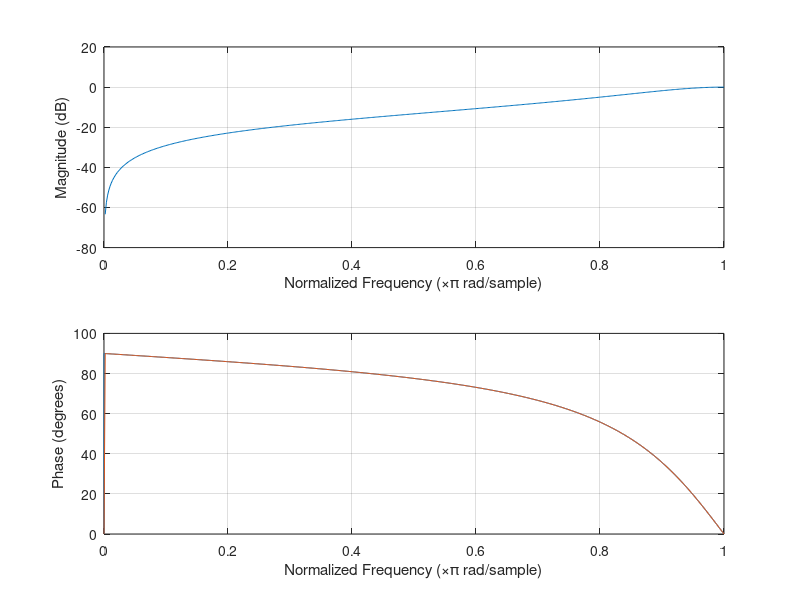

Write the MATLAB code that produced this figure.
% 
%  File    :   mainIIR_hp_bp_bs
% 
% Author1: Samuel Dupont
% Date:    November 2016 
%   
%  Description :  Explore IIR filtering for high pass departing from analitical
%                   formulation in order to produce the filter coefficients.
%                   It departs from the analog coefficient, then using the
%                   bilinear transform it produces the digital numbers;
%                   Contrary to MainIIR.m it use a straight Biquad
%                   implementation
%                 
%
%  Reference : 
%                 https://github.com/ruohoruotsi/Butterworth-Filter-Design/blob/master/Butterworth.cpp
%                 http://www.musicdsp.org/files/Audio-EQ-Cookbook.txt
%                 https://en.wikipedia.org/wiki/Butterworth_filter
%                 https://en.wikipedia.org/wiki/Bilinear_transform
    clear variables; close all; clc

    %% Define the various constant of the filter
    c.FS = 44100;
    c.TS = 1/c.FS;
    c.NY = c.FS/2;
    
    % Filt property
    c.FC = 19000;%c.NY/2;%cut off freq
    c.ORDER = 1;
    v.k = (1:c.ORDER).';% vector 1,2...order of the filter
    
    %warp filter
    c.WC= 2/c.TS * tan( pi * c.FC / c.FS);
    K=2/(c.TS*c.WC);
    K2=K^2;
    
    %% Create the prototype continuous filter
    Coef=zeros(round(c.ORDER/2),6);
    fin=1:round(c.ORDER/2)-1;
    last=round(c.ORDER/2);

    Coef(fin,1) = 1;
    Coef(fin,2) = 0;
    Coef(fin,3) = 0;
    Coef(fin,4) = 1;
    Coef(fin,5) = -2*cos(pi*(2*fin+c.ORDER-1)/2/c.ORDER);
    Coef(fin,6) = 1;

    if mod(c.ORDER,2)==0
        Coef(end,1) = 1;
        Coef(end,2) = 0;
        Coef(end,3) = 0;
        Coef(end,4) = 1;
        Coef(end,5) = -2*cos(pi*(2*last+c.ORDER-1)/2/c.ORDER);
        Coef(end,6) = 1;
    else
        Coef(end,1) = 1;
        Coef(end,2) = 0;
        Coef(end,3) = 0;
        Coef(end,4) = 1;
        Coef(end,5) = 1;
        Coef(end,6) = 0;
    end

%% Calculate digital filter coefficients
    Coefd=zeros(last,6);
    
    Coefd(fin,1) = 1;
    Coefd(fin,2) = -2*K2./ ( K2 );
    Coefd(fin,3) = 1;
    Coefd(fin,4) = 1;
    Coefd(fin,5) = ( 2 - 2*K2 ) ./ ( K2 + Coef(fin,5)*K + 1 );
    Coefd(fin,6) = ( K2 -Coef(fin,5)*K + 1 ) ./ ( K2 + Coef(fin,5)*K + 1 );
    
    Gz = prod(K2./( K2 + Coef(fin,5)*K + 1));
    
    if mod(c.ORDER,2)==1
        Coefd(last,1) = Gz*K / ( Coef(last,5) +K );
        Coefd(last,2) = -Gz*K / ( Coef(last,5) +K );
        Coefd(last,4) = 1;
        Coefd(last,5) = ( +Coef(last,5) -K ) / ( Coef(last,5) +K );
    else
        Coefd(last,1) = Gz*K2./ ( K2 + Coef(last,5)*K + 1 );
        Coefd(last,2) = -Gz*2*K2./ ( K2 + Coef(last,5)*K + 1 );
        Coefd(last,3) = Gz*K2./ ( K2 + Coef(last,5)*K + 1 );
        Coefd(last,4) = 1;
        Coefd(last,5) = ( 2 - 2*K2 ) ./ ( K2 + Coef(last,5)*K + 1 );
        Coefd(last,6) = ( K2 -Coef(last,5)*K + 1 ) ./ ( K2 + Coef(last,5)*K + 1 );
    end

%% verif
    freqz(Coefd(1:3),Coefd(4:6),10000);
    hold on
    [b,a]=butter(c.ORDER,c.FC/c.NY,'high');sos=tf2sos(b,a);freqz(b,a)